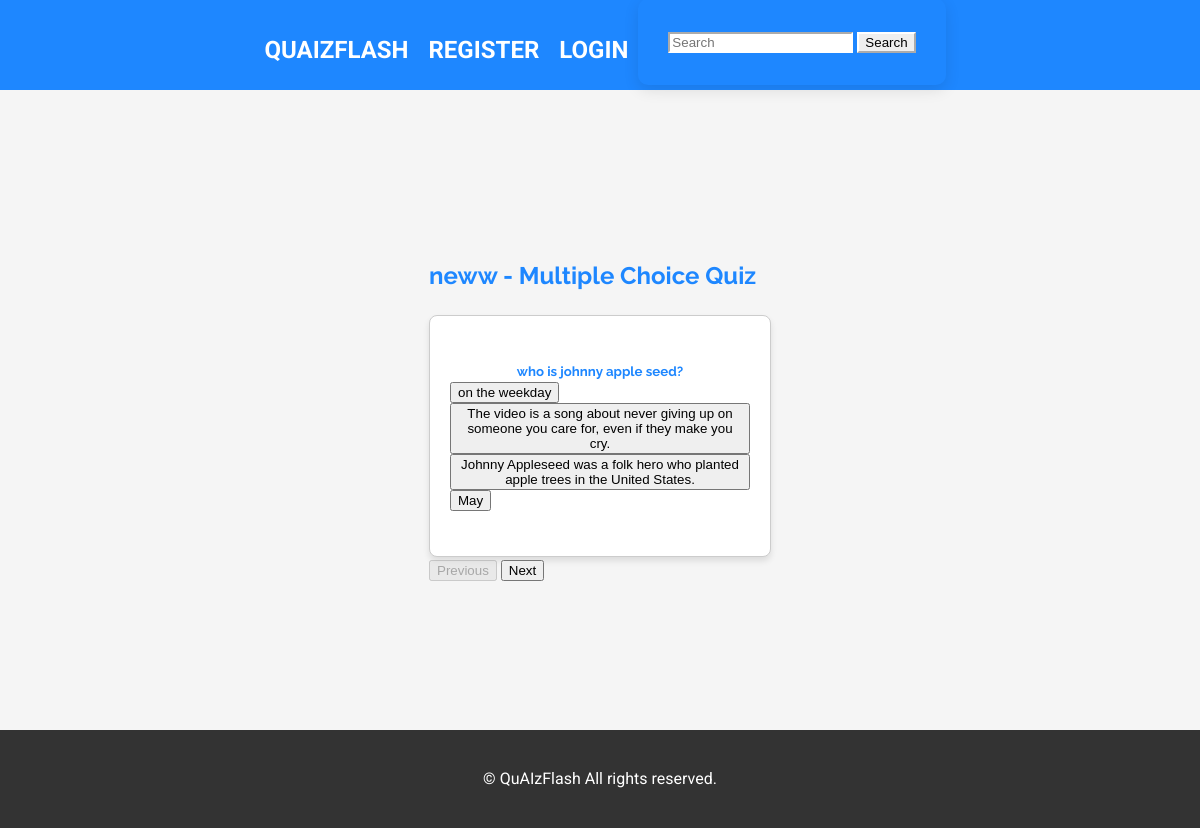
/quiz-set-multiple-choice/1, run on the app's committed database.
### models.py (models this page shows, shortened)
class FlashcardSet(db.Model):
    id = db.Column(db.Integer, primary_key=True)
    title = db.Column(db.String(100), nullable=False)
    description = db.Column(db.String(200))
    user_id = db.Column(db.Integer, db.ForeignKey('user.id'), nullable=False)
    flashcards = db.relationship('Flashcard', backref='flashcard_set', lazy=True)  # Added relationship
    correct_count = db.Column(db.Integer, default=0)  # Add this line
    incorrect_count = db.Column(db.Integer, default=0)  # Add this line
    flashcards = db.relationship('Flashcard', backref='flashcard_set', lazy=True)
    public = db.Column(db.Boolean, default=True)

class Flashcard(db.Model):
    id = db.Column(db.Integer, primary_key=True)
    question = db.Column(db.String(200), nullable=False)
    answer = db.Column(db.String(200), nullable=False)
    user_id = db.Column(db.Integer, db.ForeignKey('user.id'), nullable=False)
    flashcard_set_id = db.Column(db.Integer, db.ForeignKey('flashcard_set.id', name='fk_flashcard_set_id'), nullable=True)  # Added ForeignKey with name

### app.py (the view)
@app.route('/quiz-set-multiple-choice/<int:set_id>')
def quiz_set_multiple_choice(set_id):
    flashcard_set = FlashcardSet.query.get(set_id)
    flashcards = Flashcard.query.filter_by(flashcard_set_id=set_id).all()
    mc_flashcards = []
    for flashcard in flashcards:
        mc_options = [flashcard.answer]
        wrong_options = Flashcard.query.filter(Flashcard.id != flashcard.id).order_by(func.random()).limit(3).all()
        mc_options.extend([wrong_option.answer for wrong_option in wrong_options])
        shuffle(mc_options)
        mc_flashcards.append({
            'question': flashcard.question,
            'answer': flashcard.answer,
            'options': mc_options
        })
    return render_template('quiz_set_multiple_choice.html', title='Multiple Choice Quiz', flashcard_set=flashcard_set, mc_flashcards=mc_flashcards, search_form=SearchSetsForm())

### forms.py
class SearchSetsForm(FlaskForm):
    search_query = StringField('Search Query', validators=[DataRequired()])
    submit = SubmitField('Search')

### Templates/quiz_set_multiple_choice.html (shortened to what this page needs)
{% extends "base.html" %}
{% block content %}
  <div class="container">
    <h1>{{ flashcard_set.title }} - Multiple Choice Quiz</h1>
    <div id="mc-flashcard-container" class="text-center">
      {% for mc_flashcard in mc_flashcards %}
        <div class="mc-flashcard" id="mc-flashcard-{{ loop.index }}" style="display: none;" data-answer="{{ mc_flashcard.answer }}">
          <div class="card">
            <div class="card-body">
              <h5 class="card-title question">{{ mc_flashcard.question }}</h5>
              <div class="options">
                {% for option in mc_flashcard.options %}
                  <button class="btn btn-outline-primary mx-1 my-1 option-btn" data-correct="{{ option == mc_flashcard.answer }}" data-clicked="false">{{ option }}</button>
                {% endfor %}
              </div>
            </div>
          </div>
        </div>
      {% endfor %}
    </div>
    <div class="d-flex justify-content-center my-3">
      <button id="prev-btn" class="btn btn-secondary mx-1" disabled>Previous</button>
      <button id="next-btn" class="btn btn-secondary mx-1" {% if mc_flashcards|length == 1 %}disabled{% endif %}>Next</button>
    </div>
  </div>
{% endblock %}

### static/style.css (style rules this page uses)
body { font-family: 'Roboto', sans-serif; line-height: 1.6; color: #1e87ff; margin: 0; padding: 0; background-color: #f5f5f5; }
h1, h2, h3, h4, h5, h6 { font-family: 'Raleway', sans-serif; }
.container { max-width: 1200px; margin: 0 auto; padding: 0 15px; }
.card { width: 300px; height: 200px; border: 1px solid #ccc; border-radius: 8px; box-shadow: 0 4px 6px rgba(0, 0, 0, 0.1); background-color: #fff; display: flex; flex-direction: column; justify-content: center; align-items: center; padding: 20px; }
.card .card-title, .card .card-text { margin: 0; text-align: center; }

### data on the page
FlashcardSet: title "neww"
Flashcard: question "who is johnny apple seed?", answer "Johnny Appleseed was a folk hero who planted apple trees in the United States."
Flashcard: answer "on the weekday"
Flashcard: answer "The video is a song about never giving up on someone you care for, even if they make you cry."
Flashcard: answer "May"
